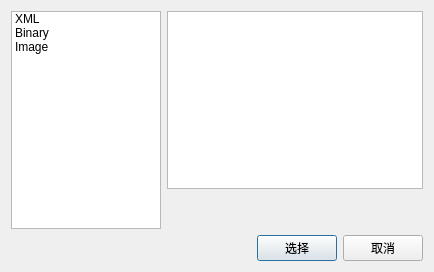
<?xml version="1.0" encoding="UTF-8"?>
<ui version="4.0">
 <class>SaveStrategyDialog</class>
 <widget class="QDialog" name="SaveStrategyDialog">
  <property name="geometry">
   <rect>
    <x>0</x>
    <y>0</y>
    <width>434</width>
    <height>272</height>
   </rect>
  </property>
  <property name="windowTitle">
   <string>Dialog</string>
  </property>
  <layout class="QGridLayout" name="gridLayout">
   <item row="0" column="0">
    <layout class="QHBoxLayout" name="horizontalLayout" stretch="1,0">
     <item>
      <widget class="QListWidget" name="listWidget">
       <property name="iconSize">
        <size>
         <width>32</width>
         <height>32</height>
        </size>
       </property>
       <item>
        <property name="text">
         <string>XML</string>
        </property>
        <property name="icon">
         <iconset resource="images.qrc">
          <normaloff>:/images/xml.png</normaloff>:/images/xml.png</iconset>
        </property>
       </item>
       <item>
        <property name="text">
         <string>Binary</string>
        </property>
        <property name="icon">
         <iconset resource="images.qrc">
          <normaloff>:/images/binary.png</normaloff>:/images/binary.png</iconset>
        </property>
       </item>
       <item>
        <property name="text">
         <string>Image</string>
        </property>
        <property name="icon">
         <iconset resource="images.qrc">
          <normaloff>:/images/image.png</normaloff>:/images/image.png</iconset>
        </property>
       </item>
      </widget>
     </item>
     <item>
      <layout class="QVBoxLayout" name="verticalLayout" stretch="1,0">
       <item>
        <widget class="QTextEdit" name="teDescription">
         <property name="readOnly">
          <bool>true</bool>
         </property>
        </widget>
       </item>
       <item>
        <spacer name="verticalSpacer">
         <property name="orientation">
          <enum>Qt::Vertical</enum>
         </property>
         <property name="sizeHint" stdset="0">
          <size>
           <width>20</width>
           <height>40</height>
          </size>
         </property>
        </spacer>
       </item>
      </layout>
     </item>
    </layout>
   </item>
   <item row="1" column="0">
    <layout class="QHBoxLayout" name="horizontalLayout_2">
     <item>
      <spacer name="horizontalSpacer">
       <property name="orientation">
        <enum>Qt::Horizontal</enum>
       </property>
       <property name="sizeHint" stdset="0">
        <size>
         <width>40</width>
         <height>20</height>
        </size>
       </property>
      </spacer>
     </item>
     <item>
      <widget class="QPushButton" name="pbChoose">
       <property name="text">
        <string>选择</string>
       </property>
      </widget>
     </item>
     <item>
      <widget class="QPushButton" name="pbCancel">
       <property name="text">
        <string>取消</string>
       </property>
      </widget>
     </item>
    </layout>
   </item>
  </layout>
 </widget>
 <resources>
  <include location="images.qrc"/>
 </resources>
 <connections/>
</ui>
